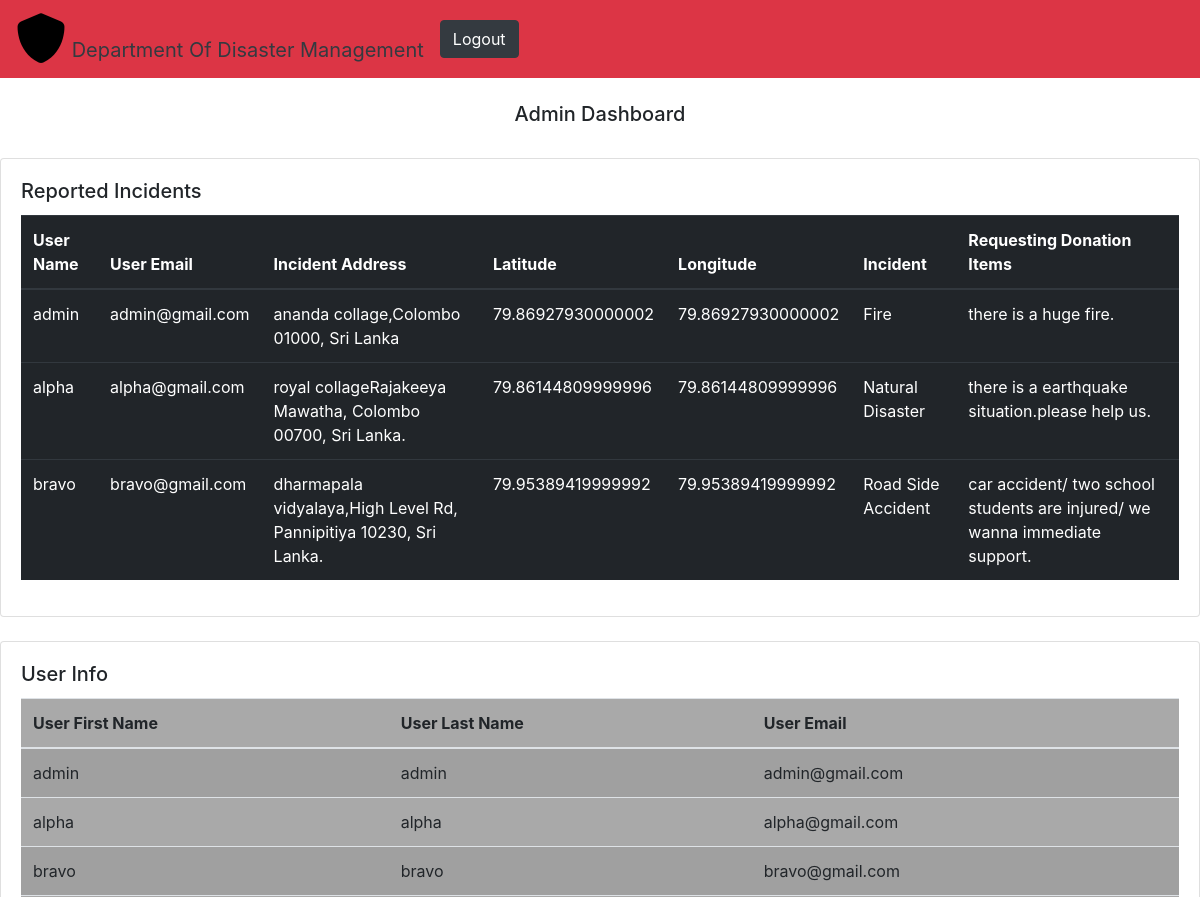
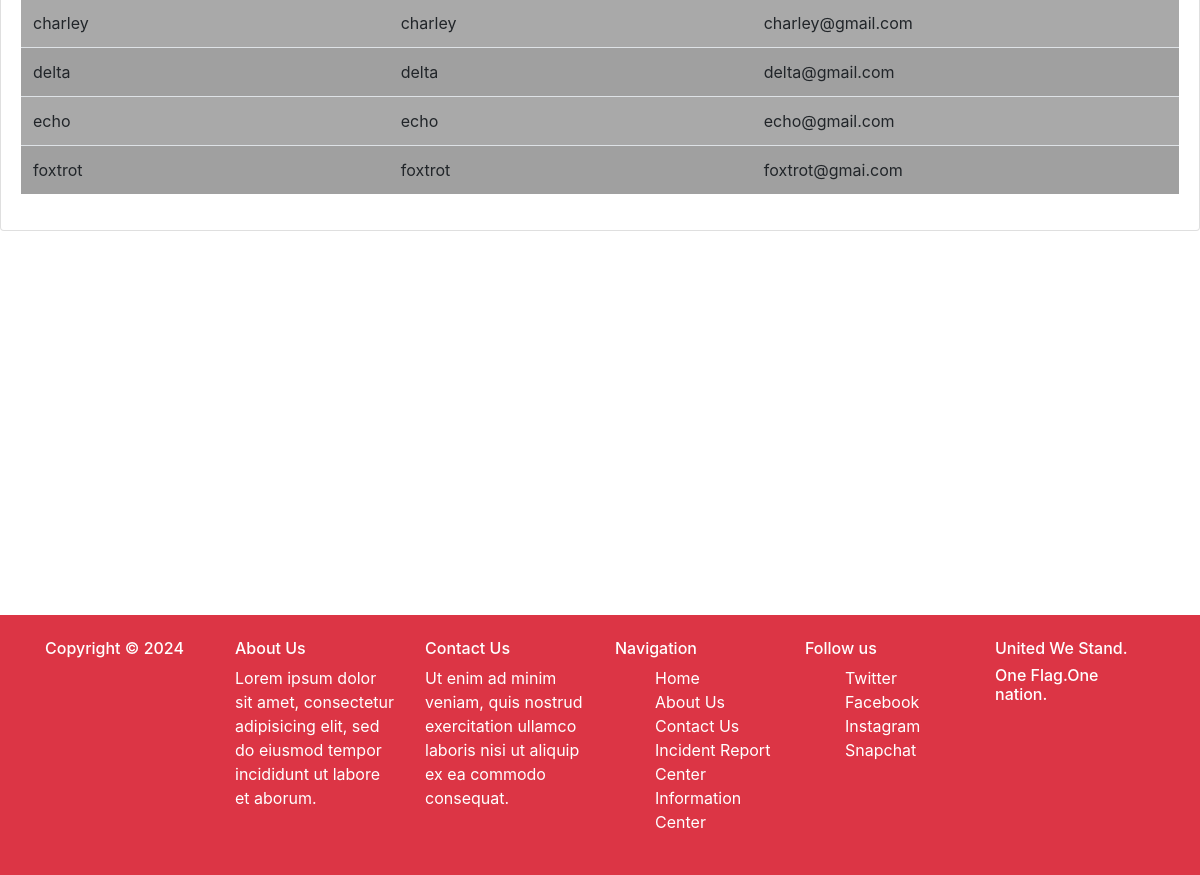
The app's page /admin.php with its own data (2 pictures, top to bottom).
### tables this page shows
CREATE TABLE `increport` (
  `user_id` int(11) NOT NULL,
  `user_name` varchar(256) NOT NULL,
  `user_email` varchar(256) NOT NULL,
  `address` varchar(256) NOT NULL,
  `latitude` varchar(256) NOT NULL,
  `longitude` varchar(256) NOT NULL,
  `incident` varchar(256) NOT NULL,
  `explanation` varchar(256) NOT NULL
);

CREATE TABLE `users` (
  `user_id` int(11) NOT NULL,
  `user_first` varchar(256) NOT NULL,
  `user_last` varchar(256) NOT NULL,
  `user_email` varchar(256) NOT NULL,
  `user_uid` varchar(256) NOT NULL,
  `user_pwd` varchar(256) NOT NULL
);

### latestincedents.php (the view, shortened to what this page needs)
<?php
include_once'dbh.latestincedents.php';
?>
<!doctype html>
<html lang="en">
<head>
  <link rel="stylesheet" href="https://maxcdn.bootstrapcdn.com/bootstrap/4.0.0-beta.2/css/bootstrap.min.css">
  <link rel="stylesheet" href="/css/common-layout.css">
  <link rel="stylesheet" href="/css/common-text.css">
</head>
<body>
<div class="flex">
	<table class="table table-dark">
		<thead>
			<tr>
				<th scope="col">User Name</th>
				<th scope="col">User Email</th>
				<th scope="col">Incident Address</th>
				<th scope="col">Latitude</th>
				<th scope="col">Longitude</th>
				<th scope="col">Incident</th>
				<th scope="col">Requesting Donation Items</th>
			</tr>
		</thead>
<tbody><tr>
	<?php
		$sql = "SELECT * FROM increport;";
		$result = mysqli_query($conn,$sql);
		$resultCheck = mysqli_num_rows($result);
	if ($resultCheck > 0) {
		while ($row = mysqli_fetch_assoc($result)) {
			 echo "<td>" . $row['user_name'] . "</td>" ;
			 echo "<td>" . $row['user_email'] . "</td>" ;
			 echo "<td>" . $row['address'] . "</td>" ;
			 echo "<td>" . $row['latitude'] . "</td>" ;
			 echo "<td>" . $row['longitude'] . "</td>" ;
			 echo "<td>" . $row['incident'] . "</td>" ;
			 echo "<td>" . $row['explanation'] . "</td>" ;
echo "</tr>";
}
}
 ?>
</tbody>
</table>
</div>
</body>
</html>

### admin.php (shortened to what this page needs)
<!doctype html>
<html lang="en">
<head>
  <link rel="stylesheet" href="https://maxcdn.bootstrapcdn.com/bootstrap/4.0.0-beta.2/css/bootstrap.min.css">
  <link rel="stylesheet" href="/css/common-layout.css">
  <link rel="stylesheet" href="/css/common-text.css">
</head>
<body>
  <nav class="navbar navbar-expand-lg navbar-dark bg-danger">
    <a class="navbar-brand text-dark" href="#">
    <i class="fa fa-shield " aria-hidden="true"></i>
    Department Of Disaster Management
  </a>
		<ul class="nav justify-content-end">
			 <li class="nav-item">
			 			<a href=""><button type="button" class="btn btn-dark my-2 my-sm-0">Logout</button></a>
			 </li>
    </ul>
  </nav>
<br>
	<div class="text-center">
		<h5 class="">Admin Dashboard</h5>
	</div>
<br>
	<div class="card">
	  <div class="card-body">
	    <h5 class="card-title">Reported Incidents</h5>
	    <?php
			include_once'../latestincedents.php'
			?>
		</div>
	 </div>
<br>
	<div class="card">
	  <div class="card-body">
	    <h5 class="card-title">User Info</h5>
	    <?php
      include_once "../usersinfo.php";
			?>
		</div>
	 </div>
<br><br>
<br><br>
<br><br>
<br><br>
<br><br>
<br><br>
<br><br>
<br><br>
<?php
include_once'../footer.php'
?>
</body>
</html>

### usersinfo.php (shortened to what this page needs)
<?php
include_once'dbh.usersinfo.php';
?>
<!doctype html>
<html lang="en">
<head>
  <link rel="stylesheet" href="https://maxcdn.bootstrapcdn.com/bootstrap/4.0.0-beta.2/css/bootstrap.min.css">
  <link rel="stylesheet" href="/css/common-layout.css">
  <link rel="stylesheet" href="/css/common-text.css">
</head>
<body>
<div class="flex">
	<table style="background-color: darkgrey" class="table table-striped">
		<thead>
			<tr>
				<th scope="col">User First Name</th>
				<th scope="col">User Last Name</th>
				<th scope="col">User Email</th>
			</tr>
		</thead>
<tbody><tr>
	<?php
		$sql = "SELECT * FROM users;";
		$result = mysqli_query($conn,$sql);
		$resultCheck = mysqli_num_rows($result);
	if ($resultCheck > 0) {
		while ($row = mysqli_fetch_assoc($result)) {
			 echo "<td>" . $row['user_first'] . "</td>" ;
			 echo "<td>" . $row['user_last'] . "</td>" ;
			 echo "<td>" . $row['user_email'] . "</td>" ;
echo "</tr>";
}
}
 ?>
</tbody>
</table>
</div>
</body>
</html>

### footer.php (shortened to what this page needs)
  <link rel="stylesheet" href="https://maxcdn.bootstrapcdn.com/bootstrap/4.0.0-beta.2/css/bootstrap.min.css">
  <link rel="stylesheet" href="/css/common-layout.css">
  <link rel="stylesheet" href="/css/common-text.css">
</head>
<body>
<footer class="navbar-dark bg-danger">
  <br>
  <div class="container">
    <div class="row">
      <div class="col-sm-2">
        <h6 class="text-white">Copyright &copy; 2024</h6>
      </div>
      <div class="col-sm-2">
        <h6 class="text-white">About Us</h6>
        <p class="text-white">Lorem ipsum dolor sit amet, consectetur adipisicing elit, sed do eiusmod tempor incididunt ut labore et aborum.</p>
      </div>
      <div class="col-sm-2">
        <h6 class="text-white">Contact Us</h6>
        <p class="text-white">Ut enim ad minim veniam, quis nostrud exercitation ullamco laboris nisi ut aliquip ex ea commodo consequat. </p>
      </div>
      <div class="col-sm-2">
        <h6 class="text-white">Navigation</h6>
        <ul class="unstyled">
          <li class="text-white"> <a class="text-white"  href="#">Home</a> </li>
          <li class="text-white"> <a class="text-white"  href="#">About Us</a> </li>
          <li class="text-white"> <a class="text-white"  href="#">Contact Us</a> </li>
          <li class="text-white"> <a class="text-white"  href="#">Incident Report Center</a> </li>
          <li class="text-white"> <a class="text-white"  href="#">Information Center</a> </li>
        </ul>
      </div>
      <div class="col-sm-2">
          <h6 class="text-white">Follow us</h6>
        <ul class="unstyled">
          <li class="text-white"> <a class="text-white"  href="#">Twitter</a> </li>
          <li class="text-white"> <a class="text-white"  href="#">Facebook</a> </li>
          <li class="text-white"> <a class="text-white"  href="#">Instagram</a> </li>
          <li class="text-white"> <a class="text-white"  href="#">Snapchat</a> </li>
        </ul>
      </div>
      <div class="col-sm-2">
        <h6 class="text-white">United We Stand.</h6>
        <h6 class="text-white"> One Flag.One nation.</h6>
      </div>
    </div>
  </div>
  <div class="container">
    <div class="row">
      <div class="col-sm-12">
     </div>
   </div>
  </div>
  <br>
</footer>
</body>
</html>

### css/common-text.css (style rules this page uses)
.fa-shield { font-size: 50px; color: black; }
ul { list-style-type: none; }

### records on screen
increport: user_name "admin", user_email "admin@gmail.com", address "ananda collage,Colombo 01000, Sri Lanka", latitude "79.86927930000002", longitude "79.86927930000002", incident "Fire", explanation "there is a huge fire."
increport: user_name "alpha", user_email "alpha@gmail.com", address "royal collageRajakeeya Mawatha, Colombo 00700, Sri Lanka.", latitude "79.86144809999996", longitude "79.86144809999996", incident "Natural Disaster", explanation "there is a earthquake situation.please help us."
increport: user_name "bravo", user_email "bravo@gmail.com", address "dharmapala vidyalaya,High Level Rd, Pannipitiya 10230, Sri Lanka.", latitude "79.95389419999992", longitude "79.95389419999992", incident "Road Side Accident", explanation "car accident/ two school students are injured/ we wanna immediate support."
users: user_first "admin", user_last "admin", user_email "admin@gmail.com"
users: user_first "alpha", user_last "alpha", user_email "alpha@gmail.com"
users: user_first "bravo", user_last "bravo", user_email "bravo@gmail.com"
users: user_first "charley", user_last "charley", user_email "charley@gmail.com"
users: user_first "delta", user_last "delta", user_email "delta@gmail.com"
users: user_first "echo", user_last "echo", user_email "echo@gmail.com"
users: user_first "foxtrot", user_last "foxtrot", user_email "foxtrot@gmai.com"
